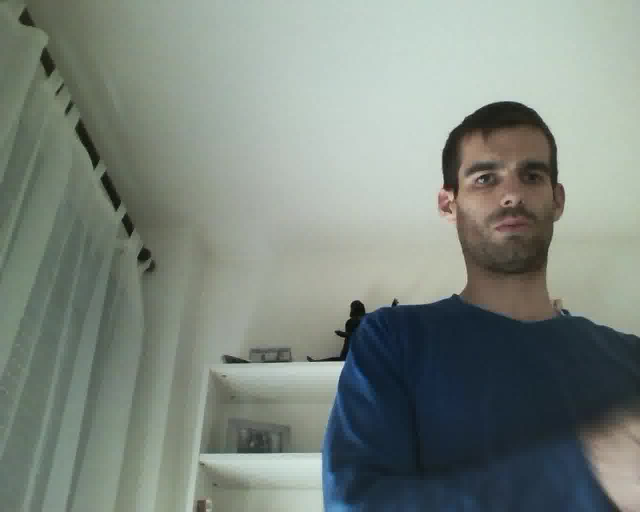
#> input picture 2_image-color-masking/sequences/frame101.jpg, 1280 x 1024 px, given in place of frame1.jpg, which was not available (shown at 1/2 size)
$ python image-color-masking.py
#> lines starting #> are read from the running program, lines starting #| are printed output that depends on the picture; pictures that were not available may be replaced by others from this repository, and a replacement may not be noted
from PIL import Image
import os
import numpy

path = "./sequences"
image_prefix = "frame"
image_suffix = ".jpg"
output_folder = "./output/"
h_range = [29, 88]
s_range = [43, 255]
v_range = [126, 255]
blend_weight = 0.2
images = []

num_images = len([f for f in os.listdir(path) if os.path.isfile(os.path.join(path, f))])

for i in range(num_images):
    images.append(Image.open(path + "/" + image_prefix + str(i+1) + image_suffix))

if not os.path.exists(output_folder):
    os.makedirs(output_folder)


def convert_and_threshold(image):
    result = image.convert("HSV")
    original_image = result.copy()
    result = numpy.array(result)
    h = result[:, :, 0]
    s = result[:, :, 1]
    v = result[:, :, 2]
    mask = (h >= h_range[0]) & (h < h_range[1]) & \
           (s >= s_range[0]) & (s < s_range[1]) & \
           (v >= v_range[0]) & (v < v_range[1])
    result = result * mask[:, :, None]
    result = Image.fromarray(result, "HSV")
    result = Image.blend(result, original_image, blend_weight)
    return result.convert("RGB")


for i in range(len(images)):
    print(str(round(i/len(images)*100, 2)) + "%")
    images[i] = convert_and_threshold(images[i])
    images[i].save(output_folder + image_prefix + str(i+1) + image_suffix)
#> this loop made 3 passes
#| 0.0%
#| 33.33%
#| 66.67%
#> pass 1, in convert_and_threshold, `h = result[:, :, 0]`:
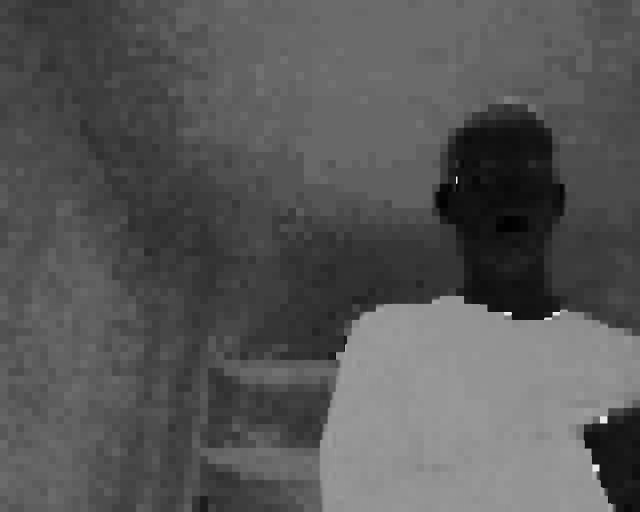
#> h: shape (1024, 1280) (shown at 1/2 size); min 0, max 252, mean 87.1
#> pass 1, in convert_and_threshold, `s = result[:, :, 1]`:
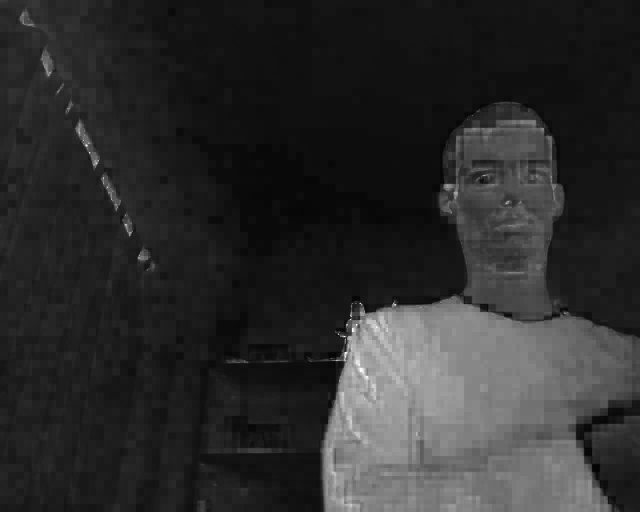
#> s: shape (1024, 1280) (shown at 1/2 size); min 0, max 255, mean 44.9
#> pass 1, in convert_and_threshold, `v = result[:, :, 2]`:
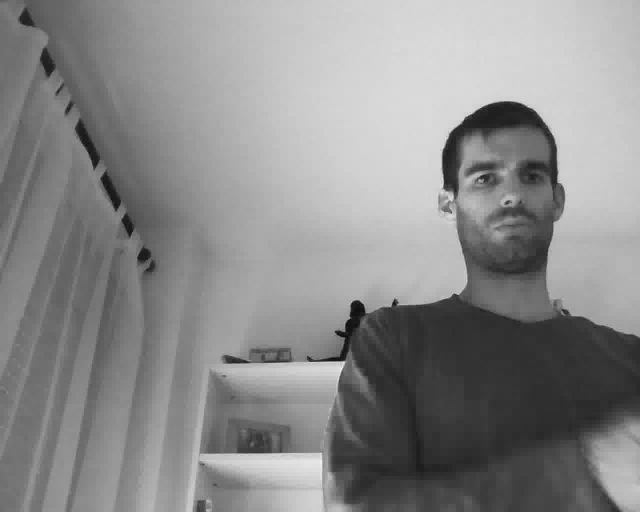
#> v: shape (1024, 1280) (shown at 1/2 size); min 1, max 255, mean 138.3
#> after the loop, images = 3 items
